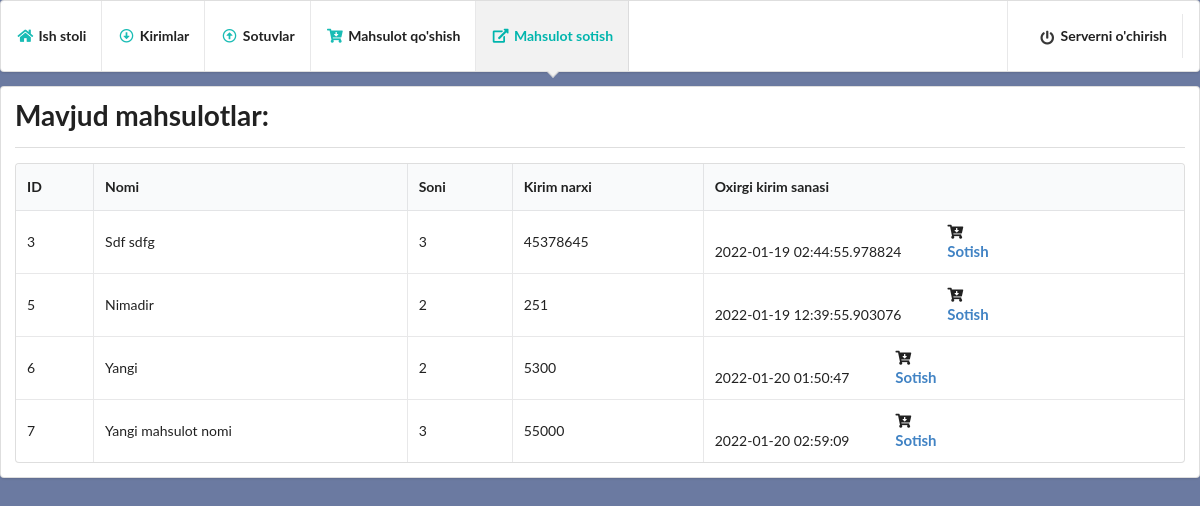
/items, run on an earlier commit of the app's database.
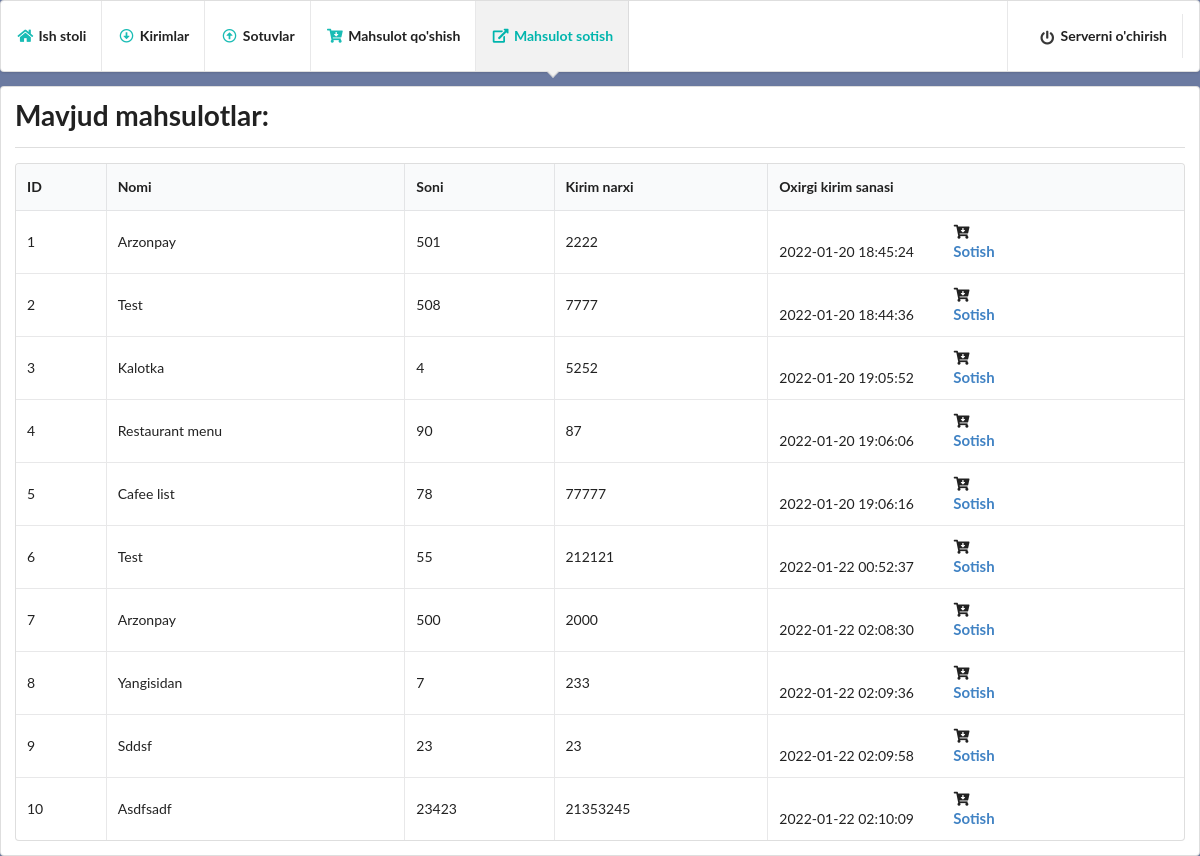
And on a later commit of the database.
### modules.py (models this page shows, shortened)
class inheritedClassName(db.Model):
    __abstract__ = True
    def format(self):
        return self.__dict__

@dataclass
class Items(inheritedClassName):
    id: int
    name: String
    count: int
    in_time: DateTime
    in_price: Integer
    __tablename__ = "items"
    id = Column(Integer, primary_key=True)
    name = Column(String, nullable=False)
    count = Column(Integer, default=0)
    in_time = Column(DateTime)
    in_price = Column(Integer)

### main.py (the view)
@app.route('/items')
def items():
    items_query = Items.query.all()
    items = [item.format() for item in items_query]
    return render_template('items.html', items=items)

### templates/items.html (shortened to what this page needs)
<!DOCTYPE html>
<html lang="en">
<head>
    <link rel="stylesheet" href="{{ url_for('static', filename='semantic-ui/semantic.min.css') }}">
</head>
<body style="background-color: #6B7AA1;">
  <div class="ui pointing menu teal">
    <a href="/dashboard" class="item">
        <i class="home icon teal"></i>
        <b>Ish stoli</b>
    </a>
    <a href="/imports/1" class="item">
        <i class="arrow alternate circle down outline icon teal"></i>
        <b>Kirimlar</b>
    </a>
    <a href="/sales/1" class="item">
        <i class="arrow alternate circle up outline icon teal"></i>
        <b>Sotuvlar</b>
    </a>
    <a href="/add_item" class="item">
        <i class="cart arrow down icon teal"></i>
        <b>Mahsulot qo'shish</b>
    </a>
    <a href="/items" class="active item">
        <i class="external alternate icon teal"></i>
        <b>Mahsulot sotish</b>
    </a>
    <div class="right menu">
      <div class="item">
          <a href="/stop" class="item">
              <i class="power off icon"></i>
              <b>Serverni o'chirish</b>
          </a>
      </div>
  </div>
  </div>
          <div class="ui segment">
            <h1 class="ui header">Mavjud mahsulotlar:</h1>
            <div class="ui inverted divider"></div>
            <table class="ui celled table">
              <thead>
                <tr><th>ID</th>
                <th>Nomi</th>
                <th>Soni</th>
                <th>Kirim narxi</th>
                <th>Oxirgi kirim sanasi</th>
              </tr></thead>
              <tbody>
                {% for item in items %}
                <tr>
                  <td data-label="id">{{item.id}}</td>
                  <td data-label="name">{{item.name}}</td>
                  <td data-label="count">{{item.count}}</td>
                  <td data-label="in_price">{{item.in_price}}</td>
                  <td data-label="in_time">{{item.in_time}}<i class="cart arrow down icon" style="margin-left: 10%;">
                    <a href="{{ '/items/%s'%item.id|urlencode }}">
                    <h4 class="header">Sotish</h4></i></a></td>
                </tr>
                {% endfor %}
              </tbody>
            </table>
          </div>
</body>
</html>

What changed in the data, as far as the page shows it:
removed Items: id "3", name "Sdf sdfg", count "3", in_price "45378645", in_time "2022-01-19 02:44:55.978824"
added Items: id "1", name "Arzonpay", count "501", in_price "2222", in_time "2022-01-20 18:45:24"
added Items: id "2", name "Test", count "508", in_price "7777", in_time "2022-01-20 18:44:36"
added Items: id "3", name "Kalotka", count "4", in_price "5252", in_time "2022-01-20 19:05:52"
added Items: id "4", name "Restaurant menu", count "90", in_price "87", in_time "2022-01-20 19:06:06"
changed Items id 5: name "Nimadir" → "Cafee list"; count "2" → "78"; in_price "251" → "77777"; in_time "2022-01-19 12:39:55.903076" → "2022-01-20 19:06:16"
changed Items id 6: name "Yangi" → "Test"; count "2" → "55"; in_price "5300" → "212121"; in_time "2022-01-20 01:50:47" → "2022-01-22 00:52:37"
changed Items id 7: name "Yangi mahsulot nomi" → "Arzonpay"; count "3" → "500"; in_price "55000" → "2000"; in_time "2022-01-20 02:59:09" → "2022-01-22 02:08:30"
added Items: id "8", name "Yangisidan", count "7", in_price "233", in_time "2022-01-22 02:09:36"
added Items: id "9", name "Sddsf", count "23", in_price "23", in_time "2022-01-22 02:09:58"
added Items: id "10", name "Asdfsadf", count "23423", in_price "21353245", in_time "2022-01-22 02:10:09"
